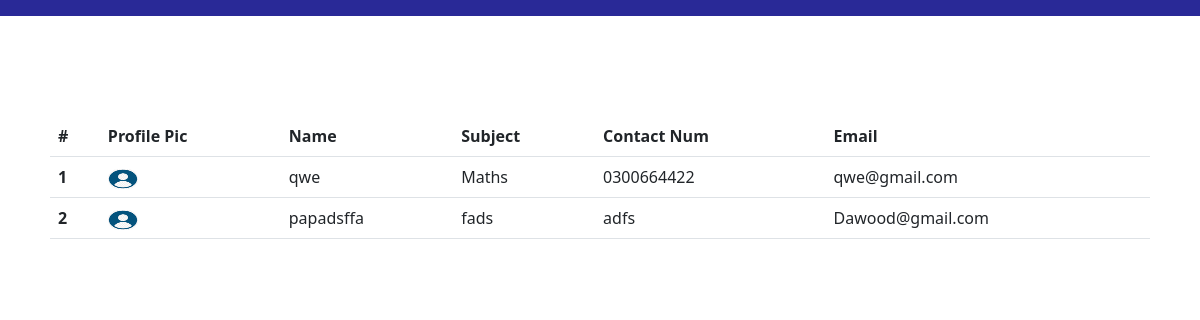
/student_app/all_teachers (signed in), run on an earlier commit of the app's database.
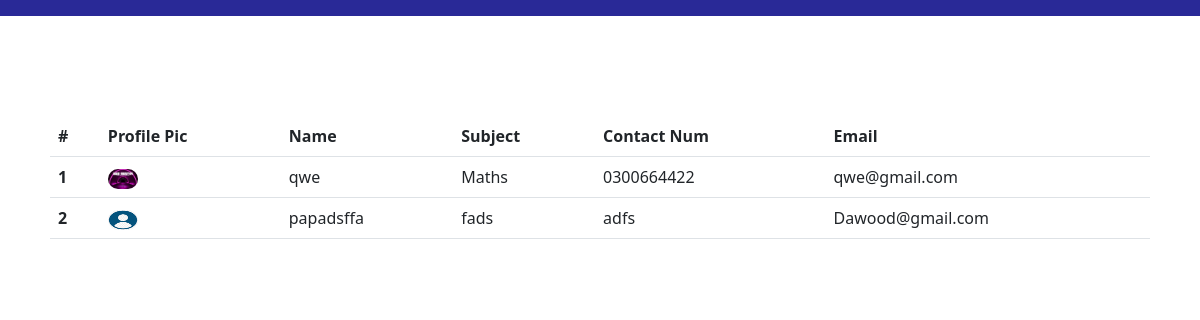
And on a later commit of the database.
### LOGIN_APP/models.py (models this page shows)
class TeacherProfile(models.Model):
    teacher = models.OneToOneField(User,on_delete=models.CASCADE,related_name='teacher_profile')
    profile_pic = models.ImageField(upload_to='teacher_profile',blank=True)
    contact_num = models.CharField(max_length=11)
    subject = models.CharField(max_length=70)
    role = models.CharField(max_length=50)  # Teacher`s Role e.g. Principal,Coordinator

class User(AbstractUser):
    is_teacher = models.BooleanField(default=False)
    is_student = models.BooleanField(default=False)

### Student_App/views.py (the view)
# urls.py: path('all_teachers', views.all_teachers, name='all_teachers'),
@login_required(login_url='loginapp:Login')
def all_teachers(request):
    all_teachers_of_school = TeacherProfile.objects.all()
    dict = {'all_teachers_of_school':all_teachers_of_school}
    return render(request,'student_app/all_teachers.html',dict)

### templates/student_app/all_teachers.html (shortened to what this page needs)
{% extends 'base.html' %}
{% block bodyblock %}
<div class="main-div">
<table class="table">
    <thead>
        <tr class="main-row">
            <th scope="col" class="heading">#</th>
            <th scope="col" class="heading">Profile Pic</th>
            <th scope="col" class="heading">Name</th>
            <th scope="col" class="heading">Subject</th>
            <th scope="col" class="heading">Contact Num</th>
            <th scope="col" class="heading">Email</th>
        </tr>
    </thead>
    <tbody>
        {%for x in all_teachers_of_school%}
        <tr>
            <th scope="row">{{forloop.counter}}</th>
            <td>
                {%if x.profile_pic%}
                <img src="{{x.profile_pic.url}}" style="width:30px; height: 20px; border-radius: 15px;">
                {%else%}
                <img src="/media/student_profile/user.png" style="width:30px; height:20px; border-radius:15px;">
                {%endif%}
            </td>
            <td>{{x.teacher}}</td>
            <td>{{x.subject}}</td>
            <td>{{x.contact_num}}</td>
            <td>{{x.teacher.email}}</td>
        </tr>
        {%endfor%}
    </tbody>
</table>
</div>
{% endblock bodyblock %}

What changed in the data, as far as the page shows it:
changed TeacherProfile "Maths": profile_pic: picture added
